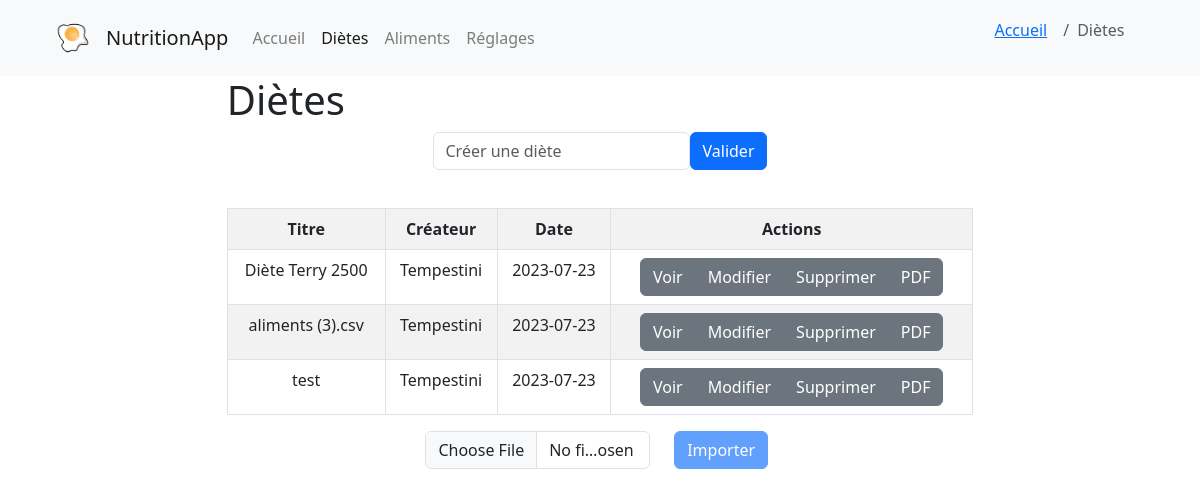
Before: /dietes with the older database file.
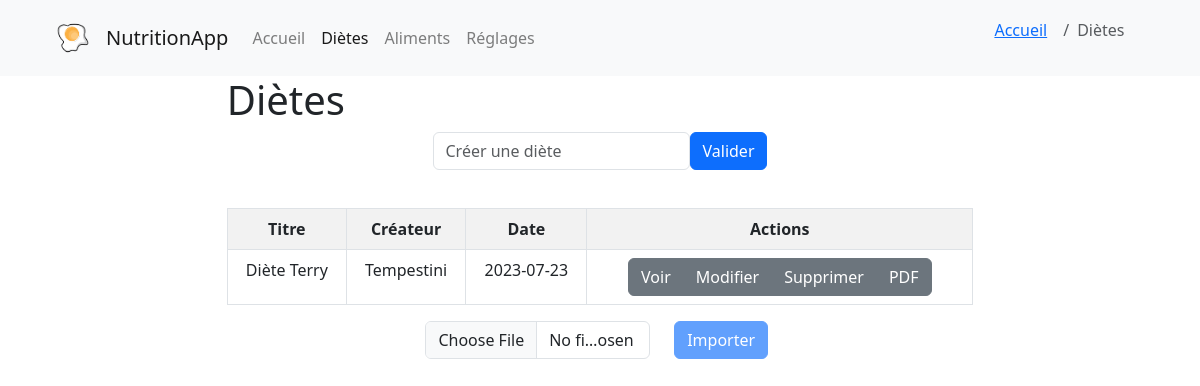
After: the same page with the newer database file.
### models.py (models this page shows, shortened)
class diete(db.Model):
    id = db.Column(db.Integer, primary_key=True)
    titre_diete = db.Column(db.String(255), nullable=True) # nom de la diete
    createur = db.Column(db.Integer, db.ForeignKey('utilisateur.id'), nullable=True)
    date = db.Column(db.Date, nullable=True)
    createur_obj = db.relationship('utilisateur', backref=db.backref('dietes'), foreign_keys=[createur])
    def get_all():
        return diete.query.order_by(diete.date.desc()).all()

class utilisateur(db.Model):
    id = db.Column(db.Integer, primary_key=True)
    nom = db.Column(db.String(255), nullable=True)
    prenom = db.Column(db.String(255), nullable=True)
    mail = db.Column(db.String(255), nullable=True)
    mdp = db.Column(db.String(255), nullable=True)
    age = db.Column(db.Integer, nullable=True)
    taille = db.Column(db.Integer, nullable=True)
    poids = db.Column(db.Integer, nullable=True)
    sexe = db.Column(db.String(255), nullable=True)
    diete = db.Column(db.Integer, db.ForeignKey('diete.id'))
    diete_obj = db.relationship('diete', backref=db.backref('utilisateurs'), foreign_keys=[diete])

### app.py (the view)
@app.route('/dietes')
def dietes():
    dietes = diete.get_all()
    current_date = date.today().isoformat()
    utilisateur_courrant = utilisateur.query.filter_by(id=1).first()
    return render_template('dietes.html', dietes=dietes, date=current_date, utilisateur=utilisateur_courrant)

### templates/dietes.html (shortened to what this page needs)
{% extends 'base.html' %}
{% block content %}
{% set page = 'dietes' %}
{% set place = ["accueil","dietes"] %}
{% with breadcrumb=place %}
    {% include "navbar.html" %}
{% endwith %}
<link rel="stylesheet" href="{{ url_for('static', filename='css/pages.css') }}">
<div class="content">
    <h1 class="title">{% block title %} Diètes {% endblock %}</h1>
    <div class="create_diet">
        <form action="{{ url_for('ajouter_diete') }}" method="POST" class="form-inline justify-content-center">
            <input type="text" id="titre" name="titre" class="form-control" placeholder="Créer une diète" required>
            <button type="submit" class="btn btn-primary">Valider</button>
        </form>
    </div>
    <div>
        <table class="table table-striped table-bordered">
            <tr class="text-center">
                <th>Titre</th>
                <th>Créateur</th>
                <th>Date</th>
                <th>Actions</th>
            </tr>
            {% for diete in dietes %}
            <tr>
                <td>{{ diete.titre_diete }}</td>
                <td>{{ diete.createur_obj.nom }}</td>
                <td>{{ diete.date }}</td>
                <td>
                    <div class="btn-group" role="group" aria-label="Basic example">
                        <a href="{{ url_for('voir_diete', id=diete.id) }}" class="btn btn-secondary">Voir</a>
                        <a href="{{ url_for('modifier_diete', id=diete.id) }}" class="btn btn-secondary">Modifier</a>
                        <a href="{{ url_for('supprimer_diete', id=diete.id) }}" class="btn btn-secondary">Supprimer</a>
                        <a href="{{ url_for('print_diete_pdf',id_diete=diete.id) }}" class="btn btn-secondary">PDF</a>
                    </div>
                </td>
            </tr>
            {% endfor %}
        </table>
    </div>
    <div class="container">
        <div class="row">
            <div class="col-md-8 offset-md-3">
                <form method="post" action="{{ url_for('importer_csv') }}" enctype="multipart/form-data">
                    <div class="row">
                        <div class="col-md-6">
                            <div class="mb-3">
                                <input class="form-control" type="file" id="fichier_csv" name="fichier_csv" onchange="checkFileSelected()">
                            </div>
                        </div>
                        <div class="col-md-6">
                            <button type="submit" class="btn btn-primary" id="bouton_importer" disabled>Importer</button>
                        </div>
                    </div>
                </form>
            </div>
        </div>
    </div>
</div>
{% endblock %}

### templates/base.html (shortened to what this page needs)
<!DOCTYPE html>
<html lang="fr">
<head>
    <link rel="stylesheet" href="{{root}}{{ url_for('static', filename='css/base.css') }}">
    <link rel="stylesheet" href="https://cdn.jsdelivr.net/npm/bootstrap@4.0.0/dist/css/bootstrap.min.css">
    <link rel="stylesheet" href="https://cdnjs.cloudflare.com/ajax/libs/bootstrap/5.3.0/css/bootstrap.min.css">
</head>
<body>
    {% block content %}
    {% endblock %}
</body>
</html>

### templates/navbar.html (shortened to what this page needs)
<nav class="navbar navbar-expand-lg navbar-light bg-light">
  <a class="navbar-brand ms-5" href="{{url_for('accueil')}}">
    <div class="d-flex align-items-center">
    <img src="{{url_for('static', filename='images/logo_app.png')}}" alt="logo" width="50" height="50" class="d-inline-block align-text-top">
    <span class="ms-2">NutritionApp</span>
    </div>
  </a>
  <div class="collapse navbar-collapse" id="navbarNavDropdown">
    <ul class="navbar-nav">
      <li class="nav-item {% if page == 'accueil' %}active{% endif %}">
      <a href="{{url_for('accueil')}}" class="nav-link">Accueil</a>
      </li>
      <li class="nav-item {% if page == 'dietes' %}active{% endif %}">
        <a href="{{url_for('dietes')}}" class="nav-link">Diètes</a>
      </li>
      <li class="nav-item {% if page == 'aliments' %}active{% endif %}">
        <a href="{{url_for('aliments')}}" class="nav-link">Aliments</a>
      </li>
      <li class="nav-item {% if page == 'reglages' %}active{% endif %}">
        <a href="{{url_for('reglages')}}" class="nav-link">Réglages</a>
      </li>
    </ul>
  </div>
  <ol class="breadcrumb" style="margin-right: 2cm;">
    {% if breadcrumb|length > 1 %}
      {% set pretty_name = {
        'accueil': 'Accueil',
        'dietes': 'Diètes',
        'aliments': 'Aliments',
        'reglages': 'Réglages',
        'modifier_diete': 'Modifier diète',
        'changer_diete': 'Changer diète',
        'creer_aliment': 'Créer aliment',
        'display_diete': 'Détail diète',
        'modifier_aliment': 'Modifier aliment'
      } %}
      {% for item in breadcrumb %}
        {% if loop.last %}
          <li class="breadcrumb-item active" aria-current="page">{{pretty_name[item]}}</li>
        {% else %}
          <li class="breadcrumb-item"><a href="{{url_for(item)}}">{{pretty_name[item]}}</a></li>
        {% endif %}
      {% endfor %}
    {% endif %}
  </ol>
</nav>

### static/css/base.css (style rules this page uses)
html { font-family: 'Roboto', sans-serif; font-size: 16px; line-height: 1.5; color: #333; background-color: #fff; }

### static/css/pages.css (style rules this page uses)
.content { padding: 0cm 6cm 0cm 6cm; }
.create_diet { text-align: center; padding-bottom: 1cm; }
.table td { text-align: center; }

Changed rows visible on the page:
removed diete: titre_diete "aliments (3).csv", createur_obj.nom "Tempestini", date "2023-07-23"
removed diete: titre_diete "test", createur_obj.nom "Tempestini", date "2023-07-23"
changed diete "Tempestini": titre_diete "Diète Terry 2500" → "Diète Terry"
